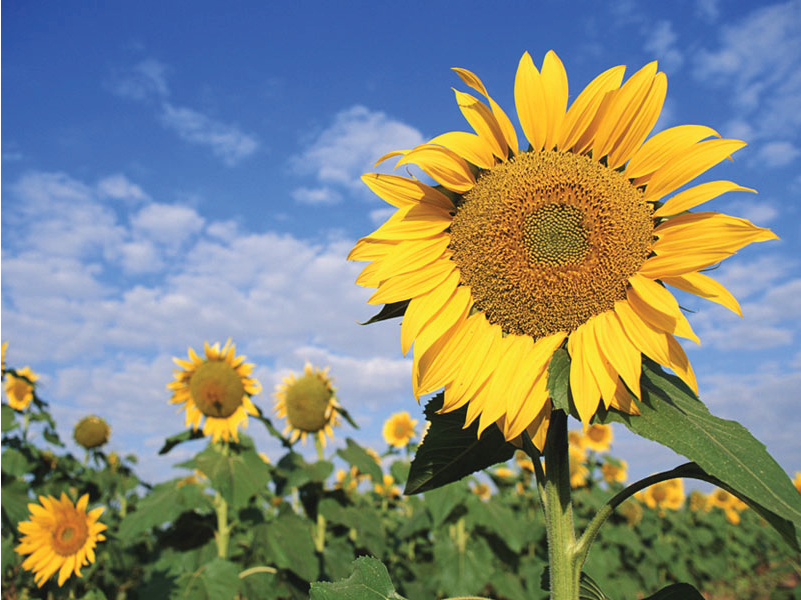
#> input picture Images/sunflower.png, 801 x 600 px, found by its file name
$ python openCV_basics.py
#> lines starting #> are read from the running program, lines starting #| are printed output that depends on the picture
import cv2
import numpy as np

#load colored image
img_1 = cv2.imread("Images\\sunflower.png", 1)
#> img_1 is the input picture: shape (600, 801, 3); mean B, G, R 123, 136.2, 130.4

#load grayscale image
img_2 = cv2.imread("Images\\sunflower.png", 0)
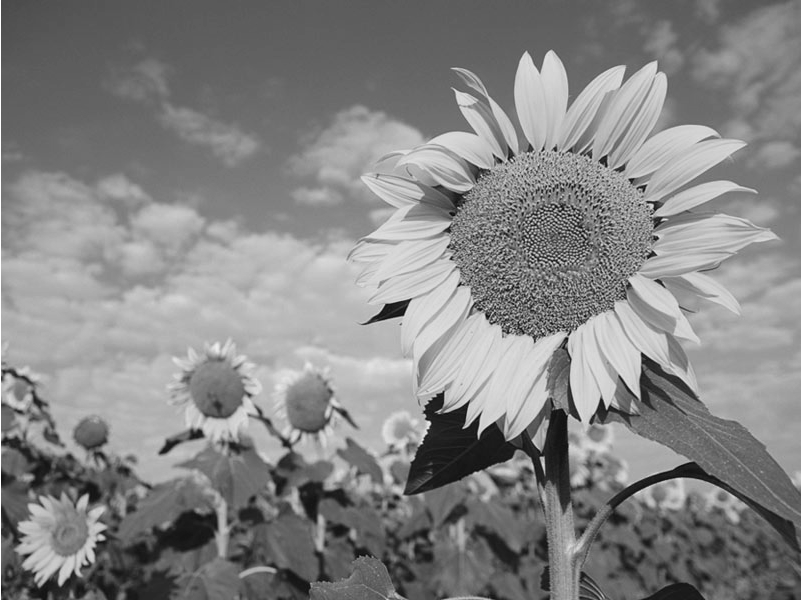
#> img_2: shape (600, 801); min 6, max 255, mean 132.4

#resizing images
resized_img_1 = cv2.resize(img_1, (int(img_1.shape[1]/2), int(img_1.shape[0]/2)))
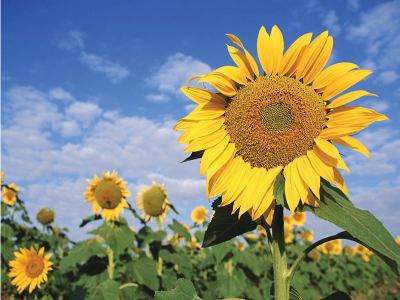
#> resized_img_1: shape (300, 400, 3); mean B, G, R 122.9, 136.1, 130.3

#printing images' shape(dimension)
print(img_1.shape)
#| (600, 801, 3)
print(img_2.shape)
#| (600, 801)

#displaying the loaded images
cv2.imshow("Colored Image", img_1)
cv2.imshow("Grayscale Image", img_2)
cv2.imshow("Resized Image", resized_img_1)

cv2.waitKey(0)
#cv2.waitKey(2000)
cv2.destroyAllWindows()

$ run again, with Images/multiface.jpg saved as Images/sunflower.png
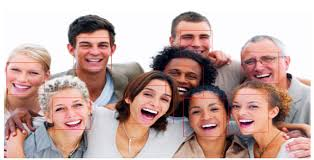
#> input picture Images/multiface.jpg, 314 x 160 px, found by its file name
#> img_1 is the input picture: shape (160, 314, 3); mean B, G, R 164.1, 169.2, 196.2
#> `img_2 = cv2.imread("Images\\sunflower.png", 0)`:
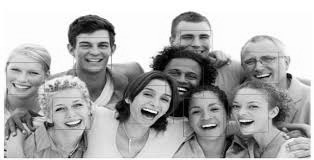
#> img_2: shape (160, 314); min 0, max 255, mean 176.2
#> `resized_img_1 = cv2.resize(img_1, (int(img_1.shape[1]/2), int(img_1.sh..`:
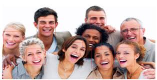
#> resized_img_1: shape (80, 157, 3); mean B, G, R 164.2, 169.3, 196.3
#| (160, 314, 3)
#| (160, 314)
